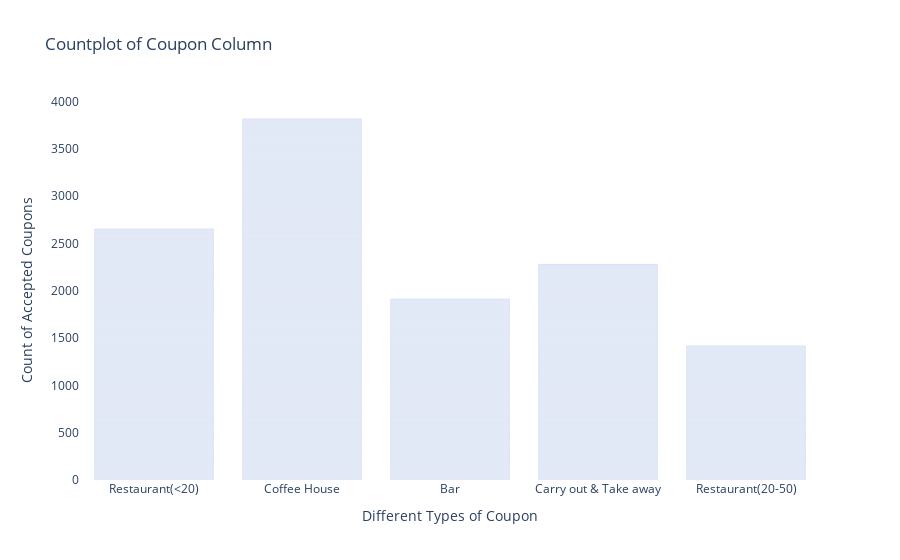

Write notebook code for a chart like this one.
### Markdown cell above
5. Use a bar plot to visualize the `coupon` column.

### Code cell
#Countplot to visualize coupon column
fig = px.bar(clean_data, x = 'coupon',title = "Countplot of Coupon Column",
             labels = {'coupon': 'Different Types of Coupon', 'count': 'Count of Accepted Coupons'}).update_layout(plot_bgcolor = 'rgba(0,0,0,0)')
fig

### Figure 1 — Plotly figure (JSON) as saved in the notebook; plotly's stock layout.template omitted (floating-point values rounded to 4 significant figures; data arrays with more than 128 entries replaced by an {"elided": "..."} marker saying what was removed)
{"data": [{"alignmentgroup": "True", "hovertemplate": "Different Types of Coupon=%{x}<br>Count of Accepted Coupons=%{y}<extra></extra>", "legendgroup": "", "marker": {"color": "#636efa", "pattern": {"shape": ""}}, "name": "", "offsetgroup": "", "orientation": "v", "showlegend": false, "textposition": "auto", "type": "bar", "x": {"elided": "12079 str values"}, "xaxis": "x", "y": {"elided": "12079 int values"}, "yaxis": "y"}], "layout": {"autosize": true, "barmode": "relative", "legend": {"tracegroupgap": 0}, "plot_bgcolor": "rgba(0, 0, 0, 0)", "title": {"text": "Countplot of Coupon Column"}, "xaxis": {"anchor": "y", "autorange": true, "domain": [0, 1], "range": [-0.5, 4.5], "title": {"text": "Different Types of Coupon"}, "type": "category"}, "yaxis": {"anchor": "x", "autorange": true, "domain": [0, 1], "range": [0, 4017.0], "title": {"text": "Count of Accepted Coupons"}, "type": "linear"}}}
